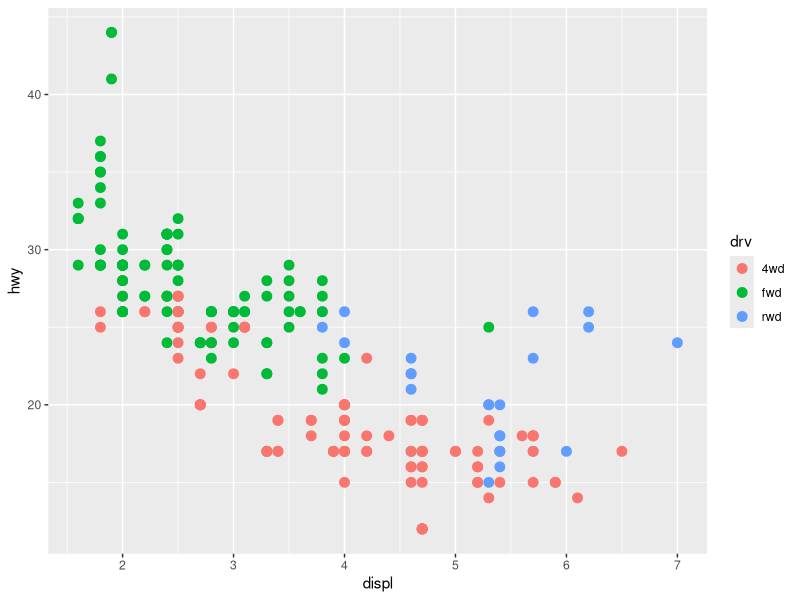
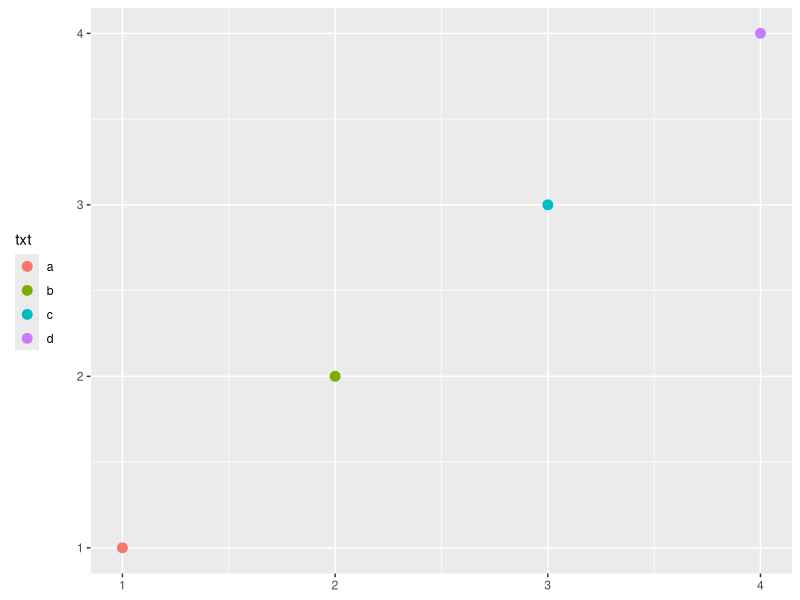
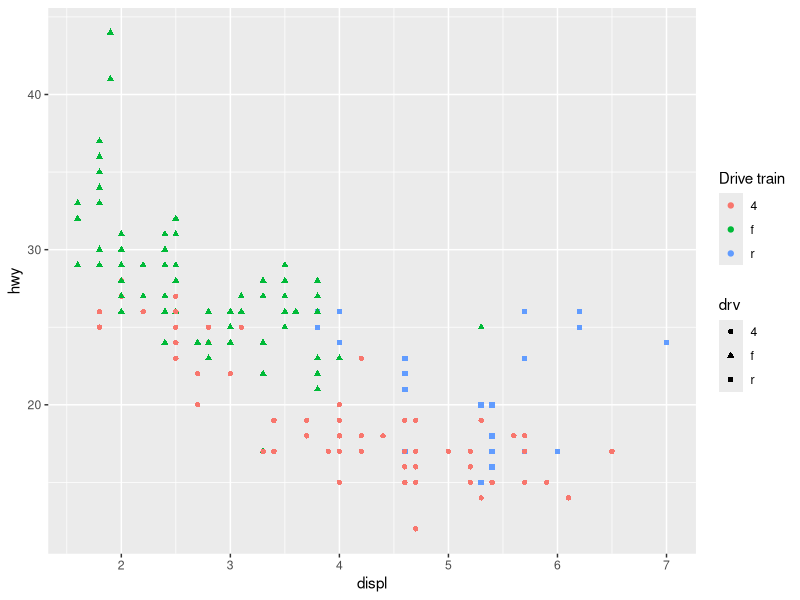
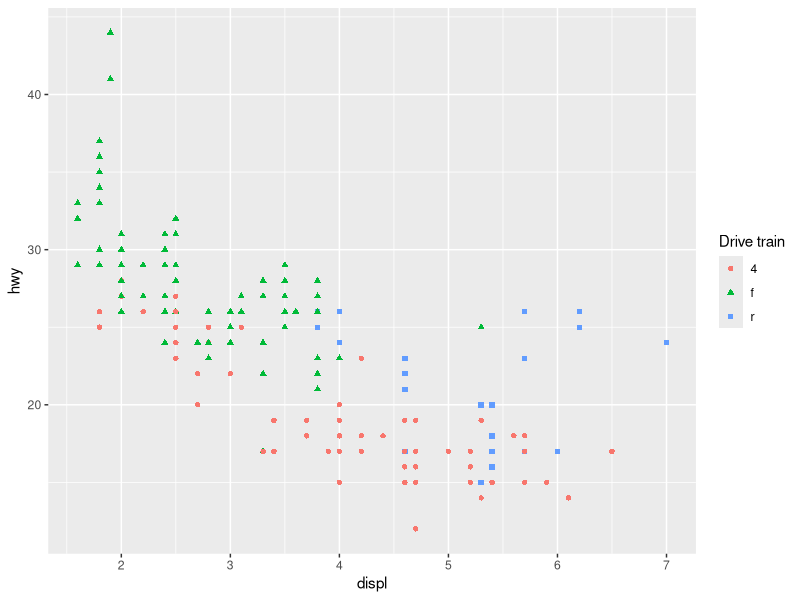
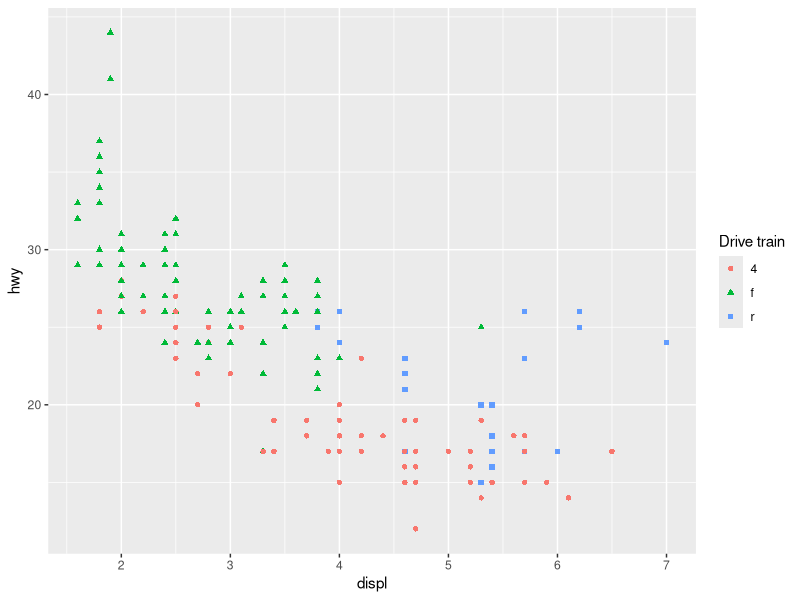
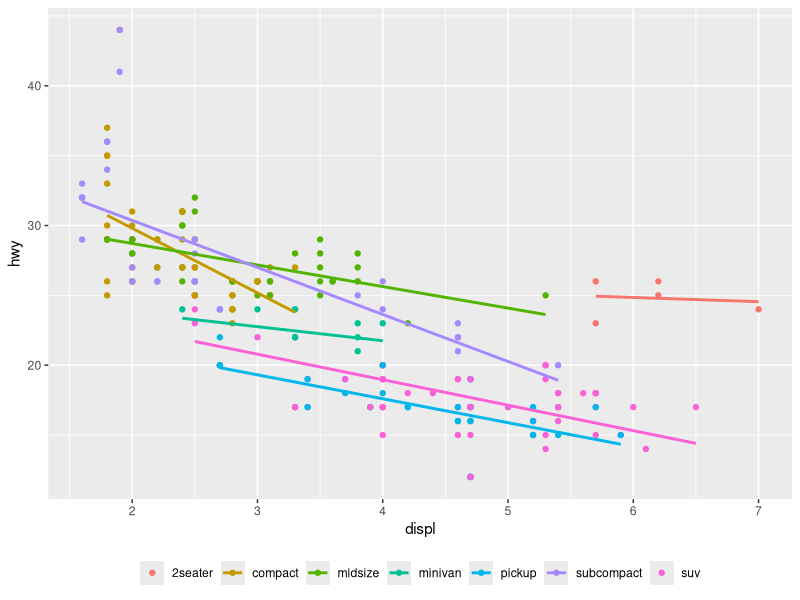

These figures' R source, in order:
## ---- chunk 1
library(tidyverse)

## ---- chunk 2

  ggplot(mpg, aes(displ, hwy, color = drv)) +
  geom_point(size = 3) +
  scale_color_discrete(labels = c("4wd", "fwd", "rwd"))

# BR another way
# renamed drv within dataset before graphing


## ---- chunk 3

# given
toy <- data.frame(
  const = 1, 
  up = 1:4,
  txt = letters[1:4], 
  big = (1:4)*1000,
  log = c(2, 5, 10, 2000)
)

base <- ggplot(toy, aes(up, up)) + 
  geom_point(aes(colour = txt), size = 3) + 
  xlab(NULL) + 
  ylab(NULL)

base + theme(legend.position = "left")

## ---- chunk 4

# given
ggplot(mpg, aes(displ, hwy)) + 
  geom_point(aes(colour = drv, shape = drv)) + 
  scale_colour_discrete("Drive train")

# fixed
ggplot(mpg, aes(displ, hwy)) + 
  geom_point(aes(colour = drv, shape = drv)) + 
  labs(shape = "Drive train", colour = "Drive train")

# alternative BR
# returns NAs ?
ggplot(mpg, aes(displ, hwy)) +
  geom_point(aes(colour = drv, shape = drv)) +
  scale_colour_discrete("Drive train") +
  scale_shape_discrete("Drive train")



## ---- chunk 5

ggplot(mpg, aes(displ, hwy, colour = class)) +
  geom_point() +
  geom_smooth(method = "lm", se = FALSE, formula = y~x) +

  # to put legend in single row
  guides(colour = guide_legend(nrow = 1,
                               override.aes = list(linetype = c(0,1,1,1,1,1,0)))) +
  
  # to put legend at bottom
  theme(legend.position = "bottom",
        # to remove legend title
        legend.title = element_blank())

# likely need to drop limits instead to remove 2seater and SUV from legend
# how can we do this??
# could use this??
# guide_coloursteps(show.limits = FALSE)

